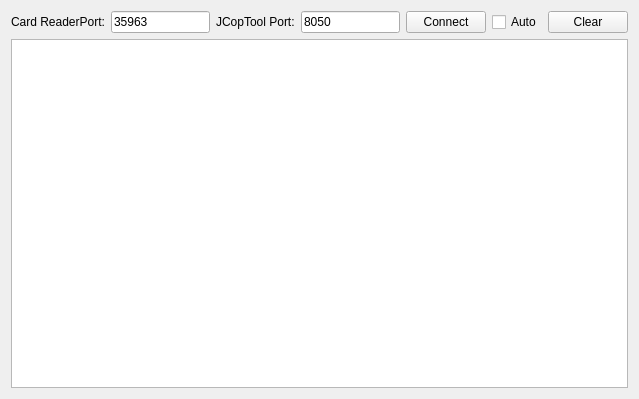
<?xml version="1.0" encoding="UTF-8"?>
<ui version="4.0">
 <class>NewCardSession</class>
 <widget class="QWidget" name="NewCardSession">
  <property name="geometry">
   <rect>
    <x>0</x>
    <y>0</y>
    <width>639</width>
    <height>399</height>
   </rect>
  </property>
  <property name="windowTitle">
   <string>Card Session</string>
  </property>
  <layout class="QHBoxLayout" name="horizontalLayout_2">
   <item>
    <layout class="QVBoxLayout" name="mainVerticalLayout">
     <item>
      <layout class="QHBoxLayout" name="horizontalLayout" stretch="0,1,0,1,0,0,0">
       <item>
        <widget class="QLabel" name="label_3">
         <property name="text">
          <string>Card ReaderPort:</string>
         </property>
        </widget>
       </item>
       <item>
        <widget class="QLineEdit" name="VirtualCardReaderPortLineEdit">
         <property name="toolTip">
          <string>Port Number of the virtual card reader</string>
         </property>
         <property name="text">
          <string>35963</string>
         </property>
        </widget>
       </item>
       <item>
        <widget class="QLabel" name="label_2">
         <property name="text">
          <string>JCopTool Port:</string>
         </property>
        </widget>
       </item>
       <item>
        <widget class="QLineEdit" name="JCopPortLineEdit">
         <property name="toolTip">
          <string>JCOP port number</string>
         </property>
         <property name="text">
          <string>8050</string>
         </property>
        </widget>
       </item>
       <item>
        <widget class="QPushButton" name="connectPushButton">
         <property name="text">
          <string>Connect</string>
         </property>
        </widget>
       </item>
       <item>
        <widget class="QCheckBox" name="autoConnectCheckBox">
         <property name="toolTip">
          <string>Wait for the JCOP port to be ready automatically</string>
         </property>
         <property name="text">
          <string>Auto</string>
         </property>
        </widget>
       </item>
       <item>
        <widget class="QPushButton" name="clearPushButton">
         <property name="text">
          <string>Clear</string>
         </property>
        </widget>
       </item>
      </layout>
     </item>
     <item>
      <widget class="QTextEdit" name="OutputTextEdit"/>
     </item>
    </layout>
   </item>
  </layout>
 </widget>
 <resources/>
 <connections/>
</ui>
